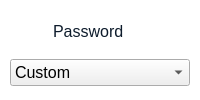
                       <widget class="QFrame" name="verticalFrame">
                        <property name="sizePolicy">
                         <sizepolicy hsizetype="Preferred" vsizetype="Fixed">
                          <horstretch>0</horstretch>
                          <verstretch>0</verstretch>
                         </sizepolicy>
                        </property>
                        <property name="minimumSize">
                         <size>
                          <width>0</width>
                          <height>0</height>
                         </size>
                        </property>
                        <property name="styleSheet">
                         <string notr="true">QLabel{
	color: rgb(14, 28, 44);
	background-color: none;
}
QFrame{
background-color: rgb(255, 255, 255);
border-radius: 10px;
}
QLineEdit{
border: none;
background-color: rgb(255, 255, 255);
}</string>
                        </property>
                        <layout class="QVBoxLayout" name="verticalLayout_13">
                         <property name="leftMargin">
                          <number>10</number>
                         </property>
                         <property name="topMargin">
                          <number>10</number>
                         </property>
                         <property name="rightMargin">
                          <number>10</number>
                         </property>
                         <property name="bottomMargin">
                          <number>10</number>
                         </property>
                         <item>
                          <widget class="QFrame" name="horizontalFrame_3">
                           <property name="sizePolicy">
                            <sizepolicy hsizetype="Preferred" vsizetype="Fixed">
                             <horstretch>0</horstretch>
                             <verstretch>0</verstretch>
                            </sizepolicy>
                           </property>
                           <layout class="QHBoxLayout" name="horizontalLayout_37">
                            <property name="leftMargin">
                             <number>9</number>
                            </property>
                            <property name="topMargin">
                             <number>9</number>
                            </property>
                            <property name="rightMargin">
                             <number>9</number>
                            </property>
                            <property name="bottomMargin">
                             <number>9</number>
                            </property>
                            <item>
                             <widget class="QLabel" name="label_69">
                              <property name="sizePolicy">
                               <sizepolicy hsizetype="Fixed" vsizetype="Fixed">
                                <horstretch>0</horstretch>
                                <verstretch>0</verstretch>
                               </sizepolicy>
                              </property>
                              <property name="maximumSize">
                               <size>
                                <width>28</width>
                                <height>28</height>
                               </size>
                              </property>
                              <property name="text">
                               <string/>
                              </property>
                              <property name="pixmap">
                               <pixmap resource="resources.qrc">:/resources/other_icons/password.svg</pixmap>
                              </property>
                              <property name="scaledContents">
                               <bool>true</bool>
                              </property>
                             </widget>
                            </item>
                            <item>
                             <widget class="QLabel" name="label_70">
                              <property name="sizePolicy">
                               <sizepolicy hsizetype="Preferred" vsizetype="Fixed">
                                <horstretch>0</horstretch>
                                <verstretch>0</verstretch>
                               </sizepolicy>
                              </property>
                              <property name="font">
                               <font>
                                <pointsize>12</pointsize>
                               </font>
                              </property>
                              <property name="text">
                               <string>Password</string>
                              </property>
                             </widget>
                            </item>
                           </layout>
                          </widget>
                         </item>
                         <item>
                          <widget class="QComboBox" name="password_comboBox">
                           <property name="font">
                            <font>
                             <pointsize>12</pointsize>
                            </font>
                           </property>
                           <item>
                            <property name="text">
                             <string>Custom</string>
                            </property>
                           </item>
                           <item>
                            <property name="text">
                             <string>Default</string>
                            </property>
                           </item>
                          </widget>
                         </item>
                        </layout>
                       </widget>
